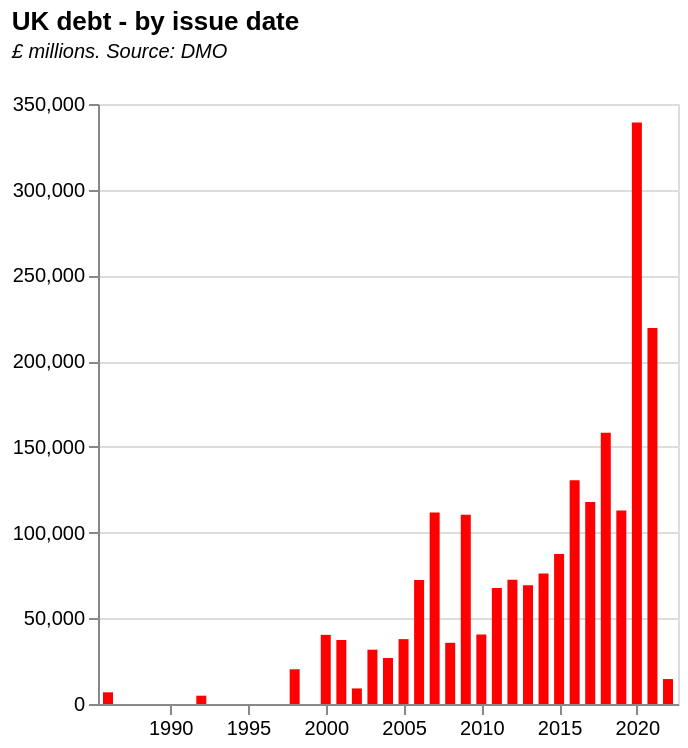

This figure's Vega-Lite source:
### Vega-Lite specification from a JSON file in a GitHub repository (floating-point values rounded to 4 significant figures)
{"$schema": "https://vega.github.io/schema/vega-lite/v5.json", "description": "Bar chart of UK debt outstanding. Demo of string and date functions", "title": {"text": "UK debt - by issue date", "subtitle": ["£ millions. Source: DMO", ""], "subtitleFontStyle": "italic", "subtitleFontSize": 10, "anchor": "start", "color": "black"}, "height": 300, "width": 290, "transform": [{"calculate": "slice(datum.issueDate, -4)", "as": "temp1"}, {"calculate": "datetime(datum.temp1)", "as": "year"}], "data": {"values": [{"rawType": "2½% Index-linked Treasury Stock 2024", "coupon": "2½", "giltType": "Index Linked", "code": "GB0008983024", "redemptionDate": " 17-Jul-2024", "issueDate": " 30-Dec-1986", "divDates": "17 Jan/Jul", "divNextDate": " 06-Jan-2023", "issueAmount": "6821", "baseRPI": "97.667931", "amountINCinfUplift": "22363", "issueYear": "1986", "totalCumulative": "6821", "id": "1"}, {"rawType": "4 1/8% Index-linked Treasury Stock 2030", "coupon": "1/8", "giltType": "Index Linked", "code": "GB0008932666", "redemptionDate": " 22-Jul-2030", "issueDate": " 12-Jun-1992", "divDates": "22 Jan/Jul", "divNextDate": " 12-Jan-2023", "issueAmount": "4841", "baseRPI": "135.10001", "amountINCinfUplift": "11474", "issueYear": "1992", "totalCumulative": "11662", "id": "2"}, {"rawType": "6% Treasury Stock 2028", "coupon": "6", "giltType": "Treasury Stock", "code": "GB0002404191", "redemptionDate": " 07-Dec-2028", "issueDate": " 29-Jan-1998", "divDates": "7 Jun/Dec", "divNextDate": " 28-Nov-2022", "issueAmount": "20256", "baseRPI": "", "amountINCinfUplift": "", "issueYear": "1998", "totalCumulative": "31918", "id": "3"}, {"rawType": "4¼% Treasury Stock 2032", "coupon": "4¼", "giltType": "Treasury Stock", "code": "GB0004893086", "redemptionDate": " 07-Jun-2032", "issueDate": " 25-May-2000", "divDates": "7 Jun/Dec", "divNextDate": " 28-Nov-2022", "issueAmount": "40331", "baseRPI": "", "amountINCinfUplift": "", "issueYear": "2000", "totalCumulative": "72249", "id": "4"}, {"rawType": "5% Treasury Stock 2025", "coupon": "5", "giltType": "Treasury Stock", "code": "GB0030880693", "redemptionDate": " 07-Mar-2025", "issueDate": " 27-Sep-2001", "divDates": "7 Mar/Sep", "divNextDate": " 24-Feb-2023", "issueAmount": "37339", "baseRPI": "", "amountINCinfUplift": "", "issueYear": "2001", "totalCumulative": "109588", "id": "5"}, {"rawType": "2% Index-linked Treasury Stock 2035", "coupon": "2", "giltType": "Index Linked", "code": "GB0031790826", "redemptionDate": " 26-Jan-2035", "issueDate": " 11-Jul-2002", "divDates": "26 Jan/Jul", "divNextDate": " 17-Jan-2023", "issueAmount": "9084", "baseRPI": "173.60001", "amountINCinfUplift": "16755", "issueYear": "2002", "totalCumulative": "118672", "id": "6"}, {"rawType": "4¼% Treasury Stock 2036", "coupon": "4¼", "giltType": "Treasury Stock", "code": "GB0032452392", "redemptionDate": " 07-Mar-2036", "issueDate": " 27-Feb-2003", "divDates": "7 Mar/Sep", "divNextDate": " 24-Feb-2023", "issueAmount": "31682", "baseRPI": "", "amountINCinfUplift": "", "issueYear": "2003", "totalCumulative": "150354", "id": "7"}, {"rawType": "4¾% Treasury Stock 2038", "coupon": "4¾", "giltType": "Treasury Stock", "code": "GB00B00NY175", "redemptionDate": " 07-Dec-2038", "issueDate": " 23-Apr-2004", "divDates": "7 Jun/Dec", "divNextDate": " 28-Nov-2022", "issueAmount": "26827", "baseRPI": "", "amountINCinfUplift": "", "issueYear": "2004", "totalCumulative": "177181", "id": "8"}, {"rawType": "1¼% Index-linked Treasury Gilt 2055", "coupon": "1¼", "giltType": "Index Linked", "code": "GB00B0CNHZ09", "redemptionDate": " 22-Nov-2055", "issueDate": " 23-Sep-2005", "divDates": "22 May/Nov", "divNextDate": " 11-Nov-2022", "issueAmount": "10169", "baseRPI": "192.2", "amountINCinfUplift": "18227", "issueYear": "2005", "totalCumulative": "187350", "id": "9"}, {"rawType": "4¼% Treasury Gilt 2055", "coupon": "4¼", "giltType": "Treasury Gilt", "code": "GB00B06YGN05", "redemptionDate": " 07-Dec-2055", "issueDate": " 27-May-2005", "divDates": "7 Jun/Dec", "divNextDate": " 28-Nov-2022", "issueAmount": "27671", "baseRPI": "", "amountINCinfUplift": "", "issueYear": "2005", "totalCumulative": "215021", "id": "10"}, {"rawType": "4¼% Treasury Gilt 2027", "coupon": "4¼", "giltType": "Treasury Gilt", "code": "GB00B16NNR78", "redemptionDate": " 07-Dec-2027", "issueDate": " 06-Sep-2006", "divDates": "7 Jun/Dec", "divNextDate": " 28-Nov-2022", "issueAmount": "33003", "baseRPI": "", "amountINCinfUplift": "", "issueYear": "2006", "totalCumulative": "248024", "id": "11"}, {"rawType": "1¼% Index-linked Treasury Gilt 2027", "coupon": "1¼", "giltType": "Index Linked", "code": "GB00B128DH60", "redemptionDate": " 22-Nov-2027", "issueDate": " 26-Apr-2006", "divDates": "22 May/Nov", "divNextDate": " 11-Nov-2022", "issueAmount": "14170", "baseRPI": "194.06667", "amountINCinfUplift": "25154", "issueYear": "2006", "totalCumulative": "262194", "id": "12"}, {"rawType": "4¼% Treasury Gilt 2046", "coupon": "4¼", "giltType": "Treasury Gilt", "code": "GB00B128DP45", "redemptionDate": " 07-Dec-2046", "issueDate": " 12-May-2006", "divDates": "7 Jun/Dec", "divNextDate": " 28-Nov-2022", "issueAmount": "25124", "baseRPI": "", "amountINCinfUplift": "", "issueYear": "2006", "totalCumulative": "287318", "id": "13"}, {"rawType": "1 1/8% Index-linked Treasury Gilt 2037", "coupon": "1/8", "giltType": "Index Linked", "code": "GB00B1L6W962", "redemptionDate": " 22-Nov-2037", "issueDate": " 21-Feb-2007", "divDates": "22 May/Nov", "divNextDate": " 11-Nov-2022", "issueAmount": "13066", "baseRPI": "202.24286", "amountINCinfUplift": "22255", "issueYear": "2007", "totalCumulative": "300384", "id": "14"}, {"rawType": "4¾% Treasury Gilt 2030", "coupon": "4¾", "giltType": "Treasury Gilt", "code": "GB00B24FF097", "redemptionDate": " 07-Dec-2030", "issueDate": " 03-Oct-2007", "divDates": "7 Jun/Dec", "divNextDate": " 28-Nov-2022", "issueAmount": "42819", "baseRPI": "", "amountINCinfUplift": "", "issueYear": "2007", "totalCumulative": "343203", "id": "15"}, {"rawType": "4½% Treasury Gilt 2042", "coupon": "4½", "giltType": "Treasury Gilt", "code": "GB00B1VWPJ53", "redemptionDate": " 07-Dec-2042", "issueDate": " 06-Jun-2007", "divDates": "7 Jun/Dec", "divNextDate": " 28-Nov-2022", "issueAmount": "28354", "baseRPI": "", "amountINCinfUplift": "", "issueYear": "2007", "totalCumulative": "371557", "id": "16"}, {"rawType": "0¾% Index-linked Treasury Gilt 2047", "coupon": "0¾", "giltType": "Index Linked", "code": "GB00B24FFM16", "redemptionDate": " 22-Nov-2047", "issueDate": " 21-Nov-2007", "divDates": "22 May/Nov", "divNextDate": " 11-Nov-2022", "issueAmount": "11687", "baseRPI": "207.76666", "amountINCinfUplift": "19377", "issueYear": "2007", "totalCumulative": "383244", "id": "17"}, {"rawType": "1 7/8% Index-linked Treasury Gilt 2022", "coupon": "7/8", "giltType": "Index Linked", "code": "GB00B1Z5HQ14", "redemptionDate": " 22-Nov-2022", "issueDate": " 11-Jul-2007", "divDates": "22 May/Nov", "divNextDate": " 11-Nov-2022", "issueAmount": "15743", "baseRPI": "205.65807", "amountINCinfUplift": "26554", "issueYear": "2007", "totalCumulative": "398987", "id": "18"}, {"rawType": "1¼% Index-linked Treasury Gilt 2032", "coupon": "1¼", "giltType": "Index Linked", "code": "GB00B3D4VD98", "redemptionDate": " 22-Nov-2032", "issueDate": " 29-Oct-2008", "divDates": "22 May/Nov", "divNextDate": " 11-Nov-2022", "issueAmount": "14657", "baseRPI": "217.13226", "amountINCinfUplift": "23254", "issueYear": "2008", "totalCumulative": "413644", "id": "19"}, {"rawType": "4¼% Treasury Gilt 2049", "coupon": "4¼", "giltType": "Treasury Gilt", "code": "GB00B39R3707", "redemptionDate": " 07-Dec-2049", "issueDate": " 03-Sep-2008", "divDates": "7 Jun/Dec", "divNextDate": " 28-Nov-2022", "issueAmount": "21047", "baseRPI": "", "amountINCinfUplift": "", "issueYear": "2008", "totalCumulative": "434691", "id": "20"}, {"rawType": "0½% Index-linked Treasury Gilt 2050", "coupon": "0½", "giltType": "Index Linked", "code": "GB00B421JZ66", "redemptionDate": " 22-Mar-2050", "issueDate": " 25-Sep-2009", "divDates": "22 Mar/Sep", "divNextDate": " 13-Mar-2023", "issueAmount": "12221", "baseRPI": "213.39999", "amountINCinfUplift": "19729", "issueYear": "2009", "totalCumulative": "446912", "id": "21"}, {"rawType": "0 5/8% Index-linked Treasury Gilt 2042", "coupon": "5/8", "giltType": "Index Linked", "code": "GB00B3MYD345", "redemptionDate": " 22-Nov-2042", "issueDate": " 24-Jul-2009", "divDates": "22 May/Nov", "divNextDate": " 11-Nov-2022", "issueAmount": "12559", "baseRPI": "212.46452", "amountINCinfUplift": "20364", "issueYear": "2009", "totalCumulative": "459471", "id": "22"}, {"rawType": "4½% Treasury Gilt 2034", "coupon": "4½", "giltType": "Treasury Gilt", "code": "GB00B52WS153", "redemptionDate": " 07-Sep-2034", "issueDate": " 17-Jun-2009", "divDates": "7 Mar/Sep", "divNextDate": " 24-Feb-2023", "issueAmount": "36261", "baseRPI": "", "amountINCinfUplift": "", "issueYear": "2009", "totalCumulative": "495732", "id": "23"}, {"rawType": "4% Treasury Gilt 2060", "coupon": "4", "giltType": "Treasury Gilt", "code": "GB00B54QLM75", "redemptionDate": " 22-Jan-2060", "issueDate": " 22-Oct-2009", "divDates": "22 Jan/Jul", "divNextDate": " 12-Jan-2023", "issueAmount": "25132", "baseRPI": "", "amountINCinfUplift": "", "issueYear": "2009", "totalCumulative": "520864", "id": "24"}, {"rawType": "4¼% Treasury Gilt 2039", "coupon": "4¼", "giltType": "Treasury Gilt", "code": "GB00B3KJDS62", "redemptionDate": " 07-Sep-2039", "issueDate": " 05-Mar-2009", "divDates": "7 Mar/Sep", "divNextDate": " 24-Feb-2023", "issueAmount": "24235", "baseRPI": "", "amountINCinfUplift": "", "issueYear": "2009", "totalCumulative": "545099", "id": "25"}, {"rawType": "4¼% Treasury Gilt 2040", "coupon": "4¼", "giltType": "Treasury Gilt", "code": "GB00B6460505", "redemptionDate": " 07-Dec-2040", "issueDate": " 30-Jun-2010", "divDates": "7 Jun/Dec", "divNextDate": " 28-Nov-2022", "issueAmount": "26449", "baseRPI": "", "amountINCinfUplift": "", "issueYear": "2010", "totalCumulative": "571548", "id": "26"}, {"rawType": "0 5/8% Index-linked Treasury Gilt 2040", "coupon": "5/8", "giltType": "Index Linked", "code": "GB00B3LZBF68", "redemptionDate": " 22-Mar-2040", "issueDate": " 28-Jan-2010", "divDates": "22 Mar/Sep", "divNextDate": " 13-Mar-2023", "issueAmount": "14090", "baseRPI": "216.52258", "amountINCinfUplift": "22417", "issueYear": "2010", "totalCumulative": "585638", "id": "27"}, {"rawType": "0 3/8% Index-linked Treasury Gilt 2062", "coupon": "3/8", "giltType": "Index Linked", "code": "GB00B4PTCY75", "redemptionDate": " 22-Mar-2062", "issueDate": " 26-Oct-2011", "divDates": "22 Mar/Sep", "divNextDate": " 13-Mar-2023", "issueAmount": "12480", "baseRPI": "235.82903", "amountINCinfUplift": "18230", "issueYear": "2011", "totalCumulative": "598118", "id": "28"}, {"rawType": "0 1/8% Index-linked Treasury Gilt 2029", "coupon": "1/8", "giltType": "Index Linked", "code": "GB00B3Y1JG82", "redemptionDate": " 22-Mar-2029", "issueDate": " 23-Nov-2011", "divDates": "22 Mar/Sep", "divNextDate": " 13-Mar-2023", "issueAmount": "15459", "baseRPI": "237.42", "amountINCinfUplift": "22430", "issueYear": "2011", "totalCumulative": "613577", "id": "29"}, {"rawType": "0¾% Index-linked Treasury Gilt 2034", "coupon": "0¾", "giltType": "Index Linked", "code": "GB00B46CGH68", "redemptionDate": " 22-Mar-2034", "issueDate": " 25-May-2011", "divDates": "22 Mar/Sep", "divNextDate": " 13-Mar-2023", "issueAmount": "14570", "baseRPI": "232.22903", "amountINCinfUplift": "21614", "issueYear": "2011", "totalCumulative": "628147", "id": "30"}, {"rawType": "3¾% Treasury Gilt 2052", "coupon": "3¾", "giltType": "Treasury Gilt", "code": "GB00B6RNH572", "redemptionDate": " 22-Jul-2052", "issueDate": " 28-Sep-2011", "divDates": "22 Jan/Jul", "divNextDate": " 12-Jan-2023", "issueAmount": "25114", "baseRPI": "", "amountINCinfUplift": "", "issueYear": "2011", "totalCumulative": "653261", "id": "31"}, {"rawType": "0¼% Index-linked Treasury Gilt 2052", "coupon": "0¼", "giltType": "Index Linked", "code": "GB00B73ZYW09", "redemptionDate": " 22-Mar-2052", "issueDate": " 26-Sep-2012", "divDates": "22 Mar/Sep", "divNextDate": " 13-Mar-2023", "issueAmount": "12366", "baseRPI": "242.05", "amountINCinfUplift": "17600", "issueYear": "2012", "totalCumulative": "665627", "id": "32"}, {"rawType": "3¼% Treasury Gilt 2044", "coupon": "3¼", "giltType": "Treasury Gilt", "code": "GB00B84Z9V04", "redemptionDate": " 22-Jan-2044", "issueDate": " 24-Oct-2012", "divDates": "22 Jan/Jul", "divNextDate": " 12-Jan-2023", "issueAmount": "29109", "baseRPI": "", "amountINCinfUplift": "", "issueYear": "2012", "totalCumulative": "694736", "id": "33"}, {"rawType": "0 1/8% Index-linked Treasury Gilt 2044", "coupon": "1/8", "giltType": "Index Linked", "code": "GB00B7RN0G65", "redemptionDate": " 22-Mar-2044", "issueDate": " 25-Jul-2012", "divDates": "22 Mar/Sep", "divNextDate": " 13-Mar-2023", "issueAmount": "15726", "baseRPI": "242.42258", "amountINCinfUplift": "22346", "issueYear": "2012", "totalCumulative": "710462", "id": "34"}, {"rawType": "0 1/8% Index-linked Treasury Gilt 2024", "coupon": "1/8", "giltType": "Index Linked", "code": "GB00B85SFQ54", "redemptionDate": " 22-Mar-2024", "issueDate": " 12-Oct-2012", "divDates": "22 Mar/Sep", "divNextDate": " 13-Mar-2023", "issueAmount": "15244", "baseRPI": "242.41936", "amountINCinfUplift": "21662", "issueYear": "2012", "totalCumulative": "725706", "id": "35"}, {"rawType": "0 1/8% Index-linked Treasury Gilt 2068", "coupon": "1/8", "giltType": "Index Linked", "code": "GB00BDX8CX86", "redemptionDate": " 22-Mar-2068", "issueDate": " 25-Sep-2013", "divDates": "22 Mar/Sep", "divNextDate": " 13-Mar-2023", "issueAmount": "12600", "baseRPI": "249.7", "amountINCinfUplift": "17383", "issueYear": "2013", "totalCumulative": "738306", "id": "36"}, {"rawType": "2¼% Treasury Gilt 2023", "coupon": "2¼", "giltType": "Treasury Gilt", "code": "GB00B7Z53659", "redemptionDate": " 07-Sep-2023", "issueDate": " 12-Jun-2013", "divDates": "7 Mar/Sep", "divNextDate": " 24-Feb-2023", "issueAmount": "35922", "baseRPI": "", "amountINCinfUplift": "", "issueYear": "2013", "totalCumulative": "774228", "id": "37"}, {"rawType": "3½% Treasury Gilt 2068", "coupon": "3½", "giltType": "Treasury Gilt", "code": "GB00BBJNQY21", "redemptionDate": " 22-Jul-2068", "issueDate": " 26-Jun-2013", "divDates": "22 Jan/Jul", "divNextDate": " 12-Jan-2023", "issueAmount": "20743", "baseRPI": "", "amountINCinfUplift": "", "issueYear": "2013", "totalCumulative": "794971", "id": "38"}, {"rawType": "2¾% Treasury Gilt 2024", "coupon": "2¾", "giltType": "Treasury Gilt", "code": "GB00BHBFH458", "redemptionDate": " 07-Sep-2024", "issueDate": " 12-Mar-2014", "divDates": "7 Mar/Sep", "divNextDate": " 24-Feb-2023", "issueAmount": "35806", "baseRPI": "", "amountINCinfUplift": "", "issueYear": "2014", "totalCumulative": "830777", "id": "39"}, {"rawType": "0 1/8% Index-linked Treasury Gilt 2058", "coupon": "1/8", "giltType": "Index Linked", "code": "GB00BP9DLZ64", "redemptionDate": " 22-Mar-2058", "issueDate": " 30-Jul-2014", "divDates": "22 Mar/Sep", "divNextDate": " 13-Mar-2023", "issueAmount": "10953", "baseRPI": "255.8871", "amountINCinfUplift": "14746", "issueYear": "2014", "totalCumulative": "841730", "id": "40"}, {"rawType": "3½% Treasury Gilt 2045", "coupon": "3½", "giltType": "Treasury Gilt", "code": "GB00BN65R313", "redemptionDate": " 22-Jan-2045", "issueDate": " 25-Jun-2014", "divDates": "22 Jan/Jul", "divNextDate": " 12-Jan-2023", "issueAmount": "29404", "baseRPI": "", "amountINCinfUplift": "", "issueYear": "2014", "totalCumulative": "871134", "id": "41"}, {"rawType": "0 1/8% Index-linked Treasury Gilt 2046", "coupon": "1/8", "giltType": "Index Linked", "code": "GB00BYMWG366", "redemptionDate": " 22-Mar-2046", "issueDate": " 24-Jun-2015", "divDates": "22 Mar/Sep", "divNextDate": " 13-Mar-2023", "issueAmount": "13486", "baseRPI": "257.79001", "amountINCinfUplift": "18021", "issueYear": "2015", "totalCumulative": "884620", "id": "42"}, {"rawType": "2½% Treasury Gilt 2065", "coupon": "2½", "giltType": "Treasury Gilt", "code": "GB00BYYMZX75", "redemptionDate": " 22-Jul-2065", "issueDate": " 21-Oct-2015", "divDates": "22 Jan/Jul", "divNextDate": " 12-Jan-2023", "issueAmount": "20575", "baseRPI": "", "amountINCinfUplift": "", "issueYear": "2015", "totalCumulative": "905195", "id": "43"}, {"rawType": "0 1/8% Index-linked Treasury Gilt 2026", "coupon": "1/8", "giltType": "Index Linked", "code": "GB00BYY5F144", "redemptionDate": " 22-Mar-2026", "issueDate": " 16-Jul-2015", "divDates": "22 Mar/Sep", "divNextDate": " 13-Mar-2023", "issueAmount": "13455", "baseRPI": "258.24194", "amountINCinfUplift": "17948", "issueYear": "2015", "totalCumulative": "918650", "id": "44"}, {"rawType": "2% Treasury Gilt 2025", "coupon": "2", "giltType": "Treasury Gilt", "code": "GB00BTHH2R79", "redemptionDate": " 07-Sep-2025", "issueDate": " 20-Mar-2015", "divDates": "7 Mar/Sep", "divNextDate": " 24-Feb-2023", "issueAmount": "39934", "baseRPI": "", "amountINCinfUplift": "", "issueYear": "2015", "totalCumulative": "958584", "id": "45"}, {"rawType": "0 1/8% Index-linked Treasury Gilt 2036", "coupon": "1/8", "giltType": "Index Linked", "code": "GB00BYZW3J87", "redemptionDate": " 22-Nov-2036", "issueDate": " 11-Mar-2016", "divDates": "22 May/Nov", "divNextDate": " 11-Nov-2022", "issueAmount": "13905", "baseRPI": "260.01935", "amountINCinfUplift": "18422", "issueYear": "2016", "totalCumulative": "972489", "id": "46"}, {"rawType": "0 1/8% Index-Linked Treasury Gilt 2056", "coupon": "1/8", "giltType": "Index Linked", "code": "GB00BYVP4K94", "redemptionDate": " 22-Nov-2056", "issueDate": " 30-Nov-2016", "divDates": "22 May/Nov", "divNextDate": " 11-Nov-2022", "issueAmount": "7147", "baseRPI": "264.88333", "amountINCinfUplift": "9294", "issueYear": "2016", "totalCumulative": "979636", "id": "47"}, {"rawType": "1½% Treasury Gilt 2026", "coupon": "1½", "giltType": "Treasury Gilt", "code": "GB00BYZW3G56", "redemptionDate": " 22-Jul-2026", "issueDate": " 18-Feb-2016", "divDates": "22 Jan/Jul", "divNextDate": " 12-Jan-2023", "issueAmount": "43651", "baseRPI": "", "amountINCinfUplift": "", "issueYear": "2016", "totalCumulative": "1023287", "id": "48"}, {"rawType": "1¾% Treasury Gilt 2037", "coupon": "1¾", "giltType": "Treasury Gilt", "code": "GB00BZB26Y51", "redemptionDate": " 07-Sep-2037", "issueDate": " 09-Nov-2016", "divDates": "7 Mar/Sep", "divNextDate": " 24-Feb-2023", "issueAmount": "31968", "baseRPI": "", "amountINCinfUplift": "", "issueYear": "2016", "totalCumulative": "1055255", "id": "49"}, {"rawType": "0 1/8% Index-linked Treasury Gilt 2065", "coupon": "1/8", "giltType": "Index Linked", "code": "GB00BD9MZZ71", "redemptionDate": " 22-Nov-2065", "issueDate": " 24-Feb-2016", "divDates": "22 May/Nov", "divNextDate": " 11-Nov-2022", "issueAmount": "8125", "baseRPI": "260.43448", "amountINCinfUplift": "10747", "issueYear": "2016", "totalCumulative": "1063380", "id": "50"}, {"rawType": "1½% Treasury Gilt 2047", "coupon": "1½", "giltType": "Treasury Gilt", "code": "GB00BDCHBW80", "redemptionDate": " 22-Jul-2047", "issueDate": " 21-Sep-2016", "divDates": "22 Jan/Jul", "divNextDate": " 12-Jan-2023", "issueAmount": "25721", "baseRPI": "", "amountINCinfUplift": "", "issueYear": "2016", "totalCumulative": "1089101", "id": "51"}, {"rawType": "1¾% Treasury Gilt 2057", "coupon": "1¾", "giltType": "Treasury Gilt", "code": "GB00BD0XH204", "redemptionDate": " 22-Jul-2057", "issueDate": " 25-Jan-2017", "divDates": "22 Jan/Jul", "divNextDate": " 12-Jan-2023", "issueAmount": "30741", "baseRPI": "", "amountINCinfUplift": "", "issueYear": "2017", "totalCumulative": "1119842", "id": "52"}, {"rawType": "1¼% Treasury Gilt 2027", "coupon": "1¼", "giltType": "Treasury Gilt", "code": "GB00BDRHNP05", "redemptionDate": " 22-Jul-2027", "issueDate": " 15-Mar-2017", "divDates": "22 Jan/Jul", "divNextDate": " 12-Jan-2023", "issueAmount": "40987", "baseRPI": "", "amountINCinfUplift": "", "issueYear": "2017", "totalCumulative": "1160829", "id": "53"}, {"rawType": "0 1/8% Index-linked Treasury Gilt 2048", "coupon": "1/8", "giltType": "Index Linked", "code": "GB00BZ13DV40", "redemptionDate": " 10-Aug-2048", "issueDate": " 08-Nov-2017", "divDates": "10 Feb/Aug", "divNextDate": " 01-Feb-2023", "issueAmount": "11781", "baseRPI": "274.79333", "amountINCinfUplift": "14769", "issueYear": "2017", "totalCumulative": "1172610", "id": "54"}, {"rawType": "0¾% Treasury Gilt 2023", "coupon": "0¾", "giltType": "Treasury Gilt", "code": "GB00BF0HZ991", "redemptionDate": " 22-Jul-2023", "issueDate": " 20-Jul-2017", "divDates": "22 Jan/Jul", "divNextDate": " 12-Jan-2023", "issueAmount": "34359", "baseRPI": "", "amountINCinfUplift": "", "issueYear": "2017", "totalCumulative": "1206969", "id": "55"}, {"rawType": "0 1/8% Index-linked Treasury Gilt 2041", "coupon": "1/8", "giltType": "Index Linked", "code": "GB00BGDYHF49", "redemptionDate": " 10-Aug-2041", "issueDate": " 12-Jul-2018", "divDates": "10 Feb/Aug", "divNextDate": " 01-Feb-2023", "issueAmount": "12447", "baseRPI": "280.05484", "amountINCinfUplift": "15311", "issueYear": "2018", "totalCumulative": "1219416", "id": "56"}, {"rawType": "1% Treasury Gilt 2024", "coupon": "1", "giltType": "Treasury Gilt", "code": "GB00BFWFPL34", "redemptionDate": " 22-Apr-2024", "issueDate": " 25-Jul-2018", "divDates": "22 Apr/Oct", "divNextDate": " 13-Oct-2022", "issueAmount": "35638", "baseRPI": "", "amountINCinfUplift": "", "issueYear": "2018", "totalCumulative": "1255054", "id": "57"}, {"rawType": "1 5/8% Treasury Gilt 2071", "coupon": "5/8", "giltType": "Treasury Gilt", "code": "GB00BFMCN652", "redemptionDate": " 22-Oct-2071", "issueDate": " 16-May-2018", "divDates": "22 Apr/Oct", "divNextDate": " 13-Oct-2022", "issueAmount": "24158", "baseRPI": "", "amountINCinfUplift": "", "issueYear": "2018", "totalCumulative": "1279212", "id": "58"}, {"rawType": "1¾% Treasury Gilt 2049", "coupon": "1¾", "giltType": "Treasury Gilt", "code": "GB00BFWFPP71", "redemptionDate": " 22-Jan-2049", "issueDate": " 12-Sep-2018", "divDates": "22 Jan/Jul", "divNextDate": " 12-Jan-2023", "issueAmount": "30224", "baseRPI": "", "amountINCinfUplift": "", "issueYear": "2018", "totalCumulative": "1309436", "id": "59"}, {"rawType": "1 5/8% Treasury Gilt 2028", "coupon": "5/8", "giltType": "Treasury Gilt", "code": "GB00BFX0ZL78", "redemptionDate": " 22-Oct-2028", "issueDate": " 16-Mar-2018", "divDates": "22 Apr/Oct", "divNextDate": " 13-Oct-2022", "issueAmount": "37855", "baseRPI": "", "amountINCinfUplift": "", "issueYear": "2018", "totalCumulative": "1347291", "id": "60"}, {"rawType": "0 1/8% Index-linked Treasury Gilt 2028", "coupon": "1/8", "giltType": "Index Linked", "code": "GB00BZ1NTB69", "redemptionDate": " 10-Aug-2028", "issueDate": " 21-Jun-2018", "divDates": "10 Feb/Aug", "divNextDate": " 01-Feb-2023", "issueAmount": "17937", "baseRPI": "279.23334", "amountINCinfUplift": "22129", "issueYear": "2018", "totalCumulative": "1365228", "id": "61"}, {"rawType": "1 5/8% Treasury Gilt 2054", "coupon": "5/8", "giltType": "Treasury Gilt", "code": "GB00BJLR0J16", "redemptionDate": " 22-Oct-2054", "issueDate": " 15-May-2019", "divDates": "22 Apr/Oct", "divNextDate": " 13-Oct-2022", "issueAmount": "24581", "baseRPI": "", "amountINCinfUplift": "", "issueYear": "2019", "totalCumulative": "1389809", "id": "62"}, {"rawType": "0 7/8% Treasury Gilt 2029", "coupon": "7/8", "giltType": "Treasury Gilt", "code": "GB00BJMHB534", "redemptionDate": " 22-Oct-2029", "issueDate": " 19-Jun-2019", "divDates": "22 Apr/Oct", "divNextDate": " 13-Oct-2022", "issueAmount": "43620", "baseRPI": "", "amountINCinfUplift": "", "issueYear": "2019", "totalCumulative": "1433429", "id": "63"}, {"rawType": "0 5/8% Treasury Gilt 2025", "coupon": "5/8", "giltType": "Treasury Gilt", "code": "GB00BK5CVX03", "redemptionDate": " 07-Jun-2025", "issueDate": " 03-Jul-2019", "divDates": "7 Jun/Dec", "divNextDate": " 28-Nov-2022", "issueAmount": "44623", "baseRPI": "", "amountINCinfUplift": "", "issueYear": "2019", "totalCumulative": "1478052", "id": "64"}, {"rawType": "0 3/8% Treasury Gilt 2030", "coupon": "3/8", "giltType": "Treasury Gilt", "code": "GB00BL68HH02", "redemptionDate": " 22-Oct-2030", "issueDate": " 13-May-2020", "divDates": "22 Apr/Oct", "divNextDate": " 13-Oct-2022", "issueAmount": "38904", "baseRPI": "", "amountINCinfUplift": "", "issueYear": "2020", "totalCumulative": "1516956", "id": "65"}, {"rawType": "1¼ % Treasury Gilt 2041", "coupon": "1¼", "giltType": "Treasury Gilt", "code": "GB00BJQWYH73", "redemptionDate": " 22-Oct-2041", "issueDate": " 22-Jan-2020", "divDates": "22 Apr/Oct", "divNextDate": " 13-Oct-2022", "issueAmount": "33817", "baseRPI": "", "amountINCinfUplift": "", "issueYear": "2020", "totalCumulative": "1550773", "id": "66"}, {"rawType": "0¼% Treasury Gilt 2031", "coupon": "0¼", "giltType": "Treasury Gilt", "code": "GB00BMGR2809", "redemptionDate": " 31-Jul-2031", "issueDate": " 13-Nov-2020", "divDates": "31 Jan/Jul", "divNextDate": " 20-Jan-2023", "issueAmount": "40636", "baseRPI": "", "amountINCinfUplift": "", "issueYear": "2020", "totalCumulative": "1591409", "id": "67"}, {"rawType": "0 5/8% Treasury Gilt 2035", "coupon": "5/8", "giltType": "Treasury Gilt", "code": "GB00BMGR2916", "redemptionDate": " 31-Jul-2035", "issueDate": " 09-Sep-2020", "divDates": "31 Jan/Jul", "divNextDate": " 20-Jan-2023", "issueAmount": "34817", "baseRPI": "", "amountINCinfUplift": "", "issueYear": "2020", "totalCumulative": "1626226", "id": "68"}, {"rawType": "0 1/8% Treasury Gilt 2026", "coupon": "1/8", "giltType": "Treasury Gilt", "code": "GB00BL68HJ26", "redemptionDate": " 30-Jan-2026", "issueDate": " 03-Jun-2020", "divDates": "30 Jan/Jul", "divNextDate": " 19-Jan-2023", "issueAmount": "35316", "baseRPI": "", "amountINCinfUplift": "", "issueYear": "2020", "totalCumulative": "1661542", "id": "69"}, {"rawType": "0 1/8% Treasury Gilt 2028", "coupon": "1/8", "giltType": "Treasury Gilt", "code": "GB00BMBL1G81", "redemptionDate": " 31-Jan-2028", "issueDate": " 12-Jun-2020", "divDates": "31 Jan/Jul", "divNextDate": " 20-Jan-2023", "issueAmount": "31032", "baseRPI": "", "amountINCinfUplift": "", "issueYear": "2020", "totalCumulative": "1692574", "id": "70"}, {"rawType": "0 1/8% Treasury Gilt 2023", "coupon": "1/8", "giltType": "Treasury Gilt", "code": "GB00BL68HG94", "redemptionDate": " 31-Jan-2023", "issueDate": " 08-Apr-2020", "divDates": "31 Jan/Jul", "divNextDate": " 20-Jan-2023", "issueAmount": "33824", "baseRPI": "", "amountINCinfUplift": "", "issueYear": "2020", "totalCumulative": "1726398", "id": "71"}, {"rawType": "0 5/8% Treasury Gilt 2050", "coupon": "5/8", "giltType": "Treasury Gilt", "code": "GB00BMBL1F74", "redemptionDate": " 22-Oct-2050", "issueDate": " 10-Jun-2020", "divDates": "22 Apr/Oct", "divNextDate": " 13-Oct-2022", "issueAmount": "31916", "baseRPI": "", "amountINCinfUplift": "", "issueYear": "2020", "totalCumulative": "1758314", "id": "72"}, {"rawType": "0½% Treasury Gilt 2061", "coupon": "0½", "giltType": "Treasury Gilt", "code": "GB00BMBL1D50", "redemptionDate": " 22-Oct-2061", "issueDate": " 20-May-2020", "divDates": "22 Apr/Oct", "divNextDate": " 13-Oct-2022", "issueAmount": "23386", "baseRPI": "", "amountINCinfUplift": "", "issueYear": "2020", "totalCumulative": "1781700", "id": "73"}, {"rawType": "0 1/8% Treasury Gilt 2024", "coupon": "1/8", "giltType": "Treasury Gilt", "code": "GB00BMGR2791", "redemptionDate": " 31-Jan-2024", "issueDate": " 07-Oct-2020", "divDates": "31 Jan/Jul", "divNextDate": " 20-Jan-2023", "issueAmount": "35551", "baseRPI": "", "amountINCinfUplift": "", "issueYear": "2020", "totalCumulative": "1817251", "id": "74"}, {"rawType": "0 1/8% Index-linked Treasury Gilt 2031", "coupon": "1/8", "giltType": "Index Linked", "code": "GB00BNNGP551", "redemptionDate": " 10-Aug-2031", "issueDate": " 28-Jan-2021", "divDates": "10 Feb/Aug", "divNextDate": " 01-Feb-2023", "issueAmount": "9563", "baseRPI": "293.60324", "amountINCinfUplift": "11221", "issueYear": "2021", "totalCumulative": "1826814", "id": "75"}, {"rawType": "0¼% Treasury Gilt 2025", "coupon": "0¼", "giltType": "Treasury Gilt", "code": "GB00BLPK7110", "redemptionDate": " 31-Jan-2025", "issueDate": " 02-Jul-2021", "divDates": "31 Jan/Jul", "divNextDate": " 20-Jan-2023", "issueAmount": "29353", "baseRPI": "", "amountINCinfUplift": "", "issueYear": "2021", "totalCumulative": "1856167", "id": "76"}, {"rawType": "1½% Green Gilt 2053", "coupon": "1½", "giltType": "Green Gilt", "code": "GB00BM8Z2V59", "redemptionDate": " 31-Jul-2053", "issueDate": " 22-Oct-2021", "divDates": "31 Jan/Jul", "divNextDate": " 20-Jan-2023", "issueAmount": "10854", "baseRPI": "", "amountINCinfUplift": "", "issueYear": "2021", "totalCumulative": "1867021", "id": "77"}, {"rawType": "1¼% Treasury Gilt 2051", "coupon": "1¼", "giltType": "Treasury Gilt", "code": "GB00BLH38158", "redemptionDate": " 31-Jul-2051", "issueDate": " 28-Apr-2021", "divDates": "31 Jan/Jul", "divNextDate": " 20-Jan-2023", "issueAmount": "26049", "baseRPI": "", "amountINCinfUplift": "", "issueYear": "2021", "totalCumulative": "1893070", "id": "78"}, {"rawType": "0½% Treasury Gilt 2029", "coupon": "0½", "giltType": "Treasury Gilt", "code": "GB00BLPK7227", "redemptionDate": " 31-Jan-2029", "issueDate": " 02-Sep-2021", "divDates": "31 Jan/Jul", "divNextDate": " 20-Jan-2023", "issueAmount": "17544", "baseRPI": "", "amountINCinfUplift": "", "issueYear": "2021", "totalCumulative": "1910614", "id": "79"}, {"rawType": "0 3/8% Treasury Gilt 2026", "coupon": "3/8", "giltType": "Treasury Gilt", "code": "GB00BNNGP668", "redemptionDate": " 22-Oct-2026", "issueDate": " 03-Mar-2021", "divDates": "22 Apr/Oct", "divNextDate": " 13-Oct-2022", "issueAmount": "32890", "baseRPI": "", "amountINCinfUplift": "", "issueYear": "2021", "totalCumulative": "1943504", "id": "80"}, {"rawType": "0 1/8% Index-linked Treasury Gilt 2051", "coupon": "1/8", "giltType": "Index Linked", "code": "GB00BNNGP882", "redemptionDate": " 22-Mar-2051", "issueDate": " 10-Feb-2021", "divDates": "22 Mar/Sep", "divNextDate": " 13-Mar-2023", "issueAmount": "6639", "baseRPI": "294.11072", "amountINCinfUplift": "7776", "issueYear": "2021", "totalCumulative": "1950143", "id": "81"}, {"rawType": "1% Treasury Gilt 2032", "coupon": "1", "giltType": "Treasury Gilt", "code": "GB00BM8Z2T38", "redemptionDate": " 31-Jan-2032", "issueDate": " 02-Dec-2021", "divDates": "31 Jan/Jul", "divNextDate": " 20-Jan-2023", "issueAmount": "28957", "baseRPI": "", "amountINCinfUplift": "", "issueYear": "2021", "totalCumulative": "1979100", "id": "82"}, {"rawType": "0 1/8% Index-linked Treasury Gilt 2073", "coupon": "1/8", "giltType": "Index Linked", "code": "GB00BM8Z2W66", "redemptionDate": " 22-Mar-2073", "issueDate": " 24-Nov-2021", "divDates": "22 Mar/Sep", "divNextDate": " 13-Mar-2023", "issueAmount": "2900", "baseRPI": "308.32001", "amountINCinfUplift": "3240", "issueYear": "2021", "totalCumulative": "1982000", "id": "83"}, {"rawType": "0 7/8% Treasury Gilt 2046", "coupon": "7/8", "giltType": "Treasury Gilt", "code": "GB00BNNGP775", "redemptionDate": " 31-Jan-2046", "issueDate": " 20-Jan-2021", "divDates": "31 Jan/Jul", "divNextDate": " 20-Jan-2023", "issueAmount": "20733", "baseRPI": "", "amountINCinfUplift": "", "issueYear": "2021", "totalCumulative": "2002733", "id": "84"}, {"rawType": "0 1/8% Index-linked Treasury Gilt 2039", "coupon": "1/8", "giltType": "Index Linked", "code": "GB00BLH38265", "redemptionDate": " 22-Mar-2039", "issueDate": " 26-May-2021", "divDates": "22 Mar/Sep", "divNextDate": " 13-Mar-2023", "issueAmount": "6303", "baseRPI": "296.7258", "amountINCinfUplift": "7317", "issueYear": "2021", "totalCumulative": "2009036", "id": "85"}, {"rawType": "0 7/8% Green Gilt 2033", "coupon": "7/8", "giltType": "Green Gilt", "code": "GB00BM8Z2S21", "redemptionDate": " 31-Jul-2033", "issueDate": " 22-Sep-2021", "divDates": "31 Jan/Jul", "divNextDate": " 20-Jan-2023", "issueAmount": "12742", "baseRPI": "", "amountINCinfUplift": "", "issueYear": "2021", "totalCumulative": "2021778", "id": "86"}, {"rawType": "1 1/8% Treasury Gilt 2039", "coupon": "1/8", "giltType": "Treasury Gilt", "code": "GB00BLPK7334", "redemptionDate": " 31-Jan-2039", "issueDate": " 14-Jul-2021", "divDates": "31 Jan/Jul", "divNextDate": " 20-Jan-2023", "issueAmount": "14816", "baseRPI": "", "amountINCinfUplift": "", "issueYear": "2021", "totalCumulative": "2036594", "id": "87"}, {"rawType": "1 1/8% Treasury Gilt 2073", "coupon": "1/8", "giltType": "Treasury Gilt", "code": "GB00BLBDX619", "redemptionDate": " 22-Oct-2073", "issueDate": " 09-Feb-2022", "divDates": "22 Apr/Oct", "divNextDate": " 13-Oct-2022", "issueAmount": "10107", "baseRPI": "", "amountINCinfUplift": "", "issueYear": "2022", "totalCumulative": "2046701", "id": "88"}, {"rawType": "4 1/8% Treasury Gilt 2027", "coupon": "1/8", "giltType": "Treasury Gilt", "code": "GB00BL6C7720", "redemptionDate": " 29-Jan-2027", "issueDate": " 13-Oct-2022", "divDates": "29 Jan/Jul", "divNextDate": " 19-Jan-2023", "issueAmount": "4445", "baseRPI": "", "amountINCinfUplift": "", "issueYear": "2022", "totalCumulative": "2051146", "id": "89"}]}, "mark": {"type": "bar", "color": "red"}, "encoding": {"x": {"field": "year", "type": "temporal", "title": null, "axis": {"grid": false}}, "y": {"field": "issueAmount", "type": "quantitative", "aggregate": "sum", "title": null}}}
